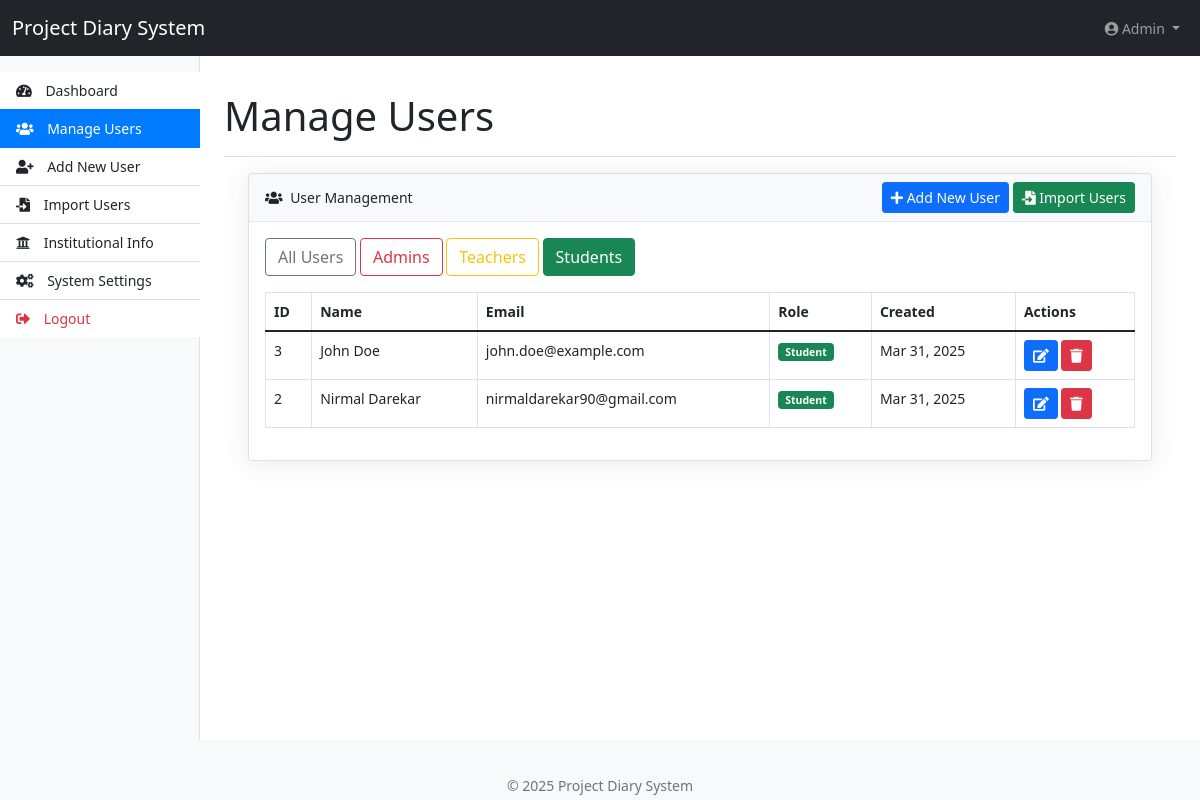
The page /index.php?page=manage_users&role=student (signed in) on the database its author committed.
### tables this page shows
CREATE TABLE `users` (
  `id` int(11) NOT NULL,
  `name` varchar(255) NOT NULL,
  `email` varchar(255) NOT NULL,
  `password` varchar(255) NOT NULL,
  `role` enum('admin','teacher','student') NOT NULL,
  `department` varchar(100) DEFAULT NULL,
  `profile_image` varchar(255) DEFAULT 'default.jpg',
  `created_at` timestamp NOT NULL DEFAULT current_timestamp(),
  `updated_at` timestamp NOT NULL DEFAULT current_timestamp() ON UPDATE current_timestamp()
);

### controllers/AdminController.php (called while the page is built, shortened)
<?php
class AdminController {
    private $db;
    public function __construct($database) {
        $this->db = $database;
    }
    public function getAllUsers($role = null) {
        try {
            $query = "SELECT id, name, email, role, created_at FROM users";
            $params = [];
            if ($role) {
                $query .= " WHERE role = :role";
                $params[':role'] = $role;
            }
            $query .= " ORDER BY created_at DESC";
            $stmt = $this->db->prepare($query);
            foreach ($params as $param => $value) {
                $stmt->bindValue($param, $value);
            }
            $stmt->execute();
            return $stmt->fetchAll(PDO::FETCH_ASSOC);
        } catch (PDOException $e) {
            error_log("Error getting all users: " . $e->getMessage());
            return [];
        }
    }
}
?>

### views/admin/manage_users.php (the view, shortened to what this page needs)
<?php
$users = $adminController->getAllUsers();
$roleFilter = isset($_GET['role']) ? $_GET['role'] : '';
if (!empty($roleFilter)) {
    $users = $adminController->getAllUsers($roleFilter);
}
?>
<div class="container-fluid px-4">
    <div class="card mb-4">
        <div class="card-header">
            <div class="d-flex justify-content-between align-items-center">
                <div>
                    <i class="fas fa-users me-1"></i> User Management
                </div>
                <div>
                    <a href="index.php?page=add_user" class="btn btn-primary btn-sm">
                        <i class="fas fa-plus"></i> Add New User
                    </a>
                    <a href="index.php?page=import_users" class="btn btn-success btn-sm">
                        <i class="fas fa-file-import"></i> Import Users
                    </a>
                </div>
            </div>
        </div>
        <div class="card-body">
            <div class="mb-3">
                <a href="index.php?page=manage_users" class="btn btn-outline-secondary <?php echo empty($roleFilter) ? 'active' : ''; ?>">All Users</a>
                <a href="index.php?page=manage_users&role=admin" class="btn btn-outline-danger <?php echo $roleFilter === 'admin' ? 'active' : ''; ?>">Admins</a>
                <a href="index.php?page=manage_users&role=teacher" class="btn btn-outline-warning <?php echo $roleFilter === 'teacher' ? 'active' : ''; ?>">Teachers</a>
                <a href="index.php?page=manage_users&role=student" class="btn btn-outline-success <?php echo $roleFilter === 'student' ? 'active' : ''; ?>">Students</a>
            </div>
            <div class="table-responsive">
                <table class="table table-bordered table-hover" id="usersTable">
                    <thead>
                        <tr>
                            <th>ID</th>
                            <th>Name</th>
                            <th>Email</th>
                            <th>Role</th>
                            <th>Created</th>
                            <th>Actions</th>
                        </tr>
                    </thead>
                    <tbody>
                        <?php if (empty($users)): ?>
                            <tr>
                                <td colspan="6" class="text-center">No users found</td>
                            </tr>
                        <?php else: ?>
                            <?php foreach ($users as $user): ?>
                                <tr>
                                    <td><?php echo $user['id']; ?></td>
                                    <td><?php echo htmlspecialchars($user['name']); ?></td>
                                    <td><?php echo htmlspecialchars($user['email']); ?></td>
                                    <td>
                                        <span class="badge bg-<?php echo $user['role'] == 'admin' ? 'danger' : ($user['role'] == 'teacher' ? 'warning' : 'success'); ?>">
                                            <?php echo ucfirst(htmlspecialchars($user['role'])); ?>
                                        </span>
                                    </td>
                                    <td><?php echo date('M d, Y', strtotime($user['created_at'])); ?></td>
                                    <td>
                                        <a href="index.php?page=edit_user&id=<?php echo $user['id']; ?>" class="btn btn-sm btn-primary">
                                            <i class="fas fa-edit"></i>
                                        </a>
                                        <button type="button" class="btn btn-sm btn-danger" data-bs-toggle="modal" data-bs-target="#deleteModal<?php echo $user['id']; ?>">
                                            <i class="fas fa-trash"></i>
                                        </button>
                                    </td>
                                </tr>
                            <?php endforeach; ?>
                        <?php endif; ?>
                    </tbody>
                </table>
            </div>
        </div>
    </div>
</div>

### assets/css/admin-style.css (style rules this page uses)
body { font-size: .875rem; padding-top: 56px; }
.card { margin-bottom: 20px; box-shadow: 0 0.15rem 1.75rem 0 rgba(58, 59, 69, 0.1); }
.card-header { background-color: #f8f9fc; border-bottom: 1px solid #e3e6f0; }

### rows shown on the page
users: id "3", name "John Doe", email "john.doe@example.com", role "Student", created_at "Mar 31, 2025"
users: id "2", name "Nirmal Darekar", email "nirmaldarekar90@gmail.com", role "Student", created_at "Mar 31, 2025"

### other values the page prints
$_SESSION['name'] "Admin"
$pageTitle "Manage Users"
